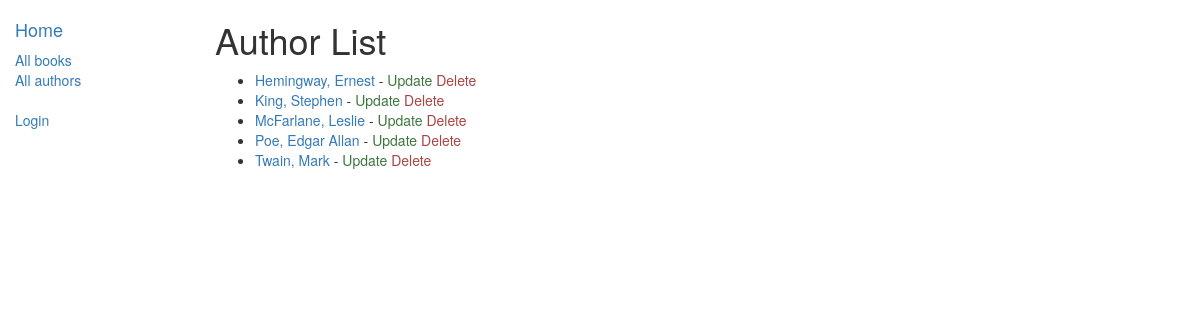
Screenshot of /catalog/authors/ with the database file from the repository.
### catalog/models.py (models this page shows, shortened)
class Author(models.Model):
	first_name = models.CharField(max_length=100)
	last_name = models.CharField(max_length=100)
	date_of_birth = models.DateField(null=True, blank=True)
	date_of_death = models.DateField('Died', null=True, blank=True)
	class Meta:
		ordering = ["last_name"]
	def get_absolute_url(self):
		return reverse('author-detail', args=[str(self.id)])

### catalog/views.py (the view)
# urls.py: path('authors/', views.AuthorListView.as_view(), name='authors'),
class AuthorListView(generic.ListView):
    model = Author
    paginate_by = 10

### catalog/templates/catalog/author_list.html (shortened to what this page needs)
{% extends "base_generic.html" %}
{% block content %}
	<h1>Author List</h1>
	{% if author_list %}
		<ul>
			{% for author in author_list %}
				<li>
					<a href="{{ author.get_absolute_url }}">{{ author.last_name }}, {{ author.first_name }}</a><span> - <a class="text-success" href="{% url 'author_update' author.pk %}">Update</a> <a class="text-danger" href="{% url 'author_delete' author.pk %}">Delete</a></span>
				</li>
			{% endfor %}
		</ul>
	{% else %}
		<p>There are no books in the library.</p>
	{% endif %}
{% endblock %}

### rows the page displays
Author: last_name "Hemingway", first_name "Ernest"
Author: last_name "King", first_name "Stephen"
Author: last_name "McFarlane", first_name "Leslie"
Author: last_name "Poe", first_name "Edgar Allan"
Author: last_name "Twain", first_name "Mark"
